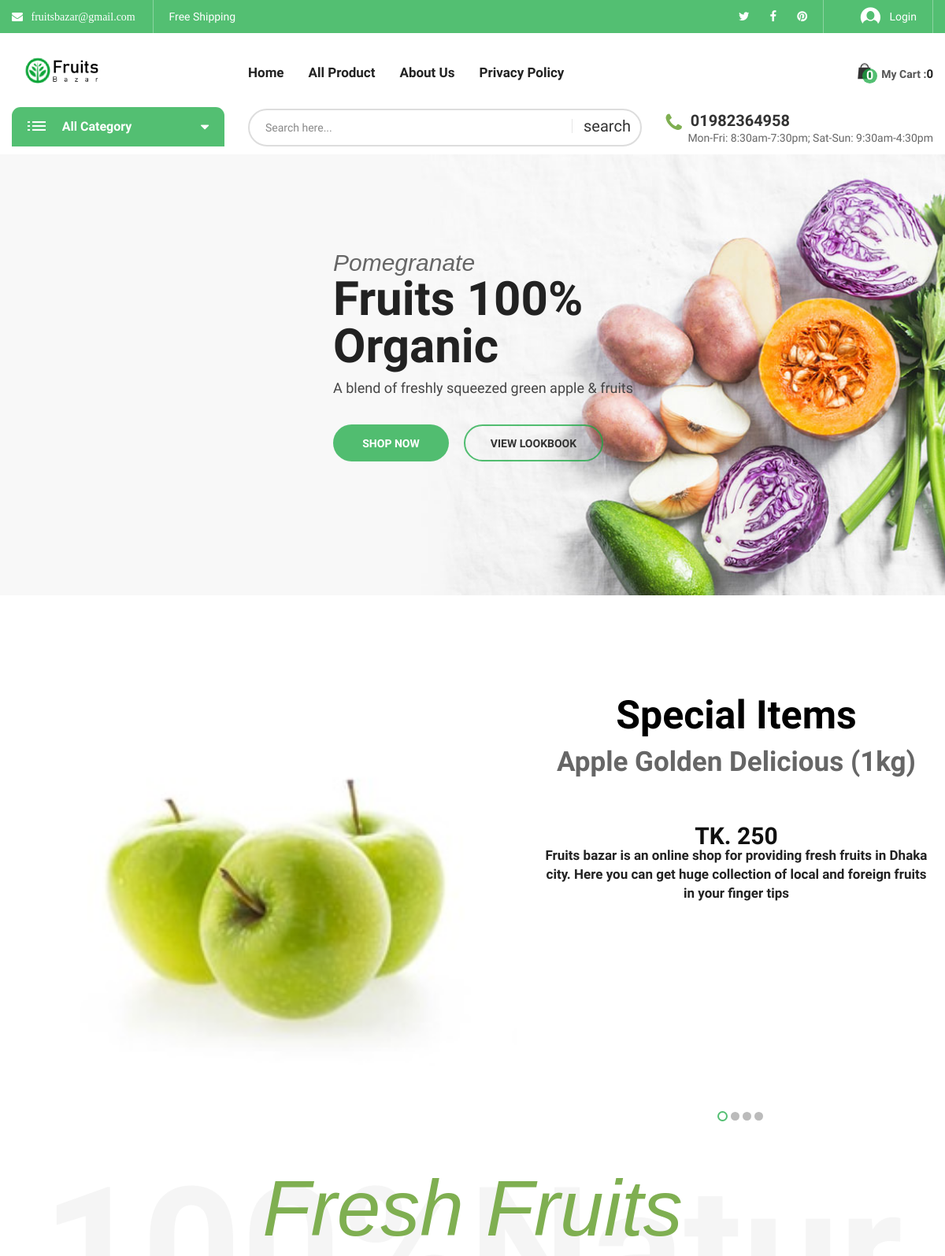
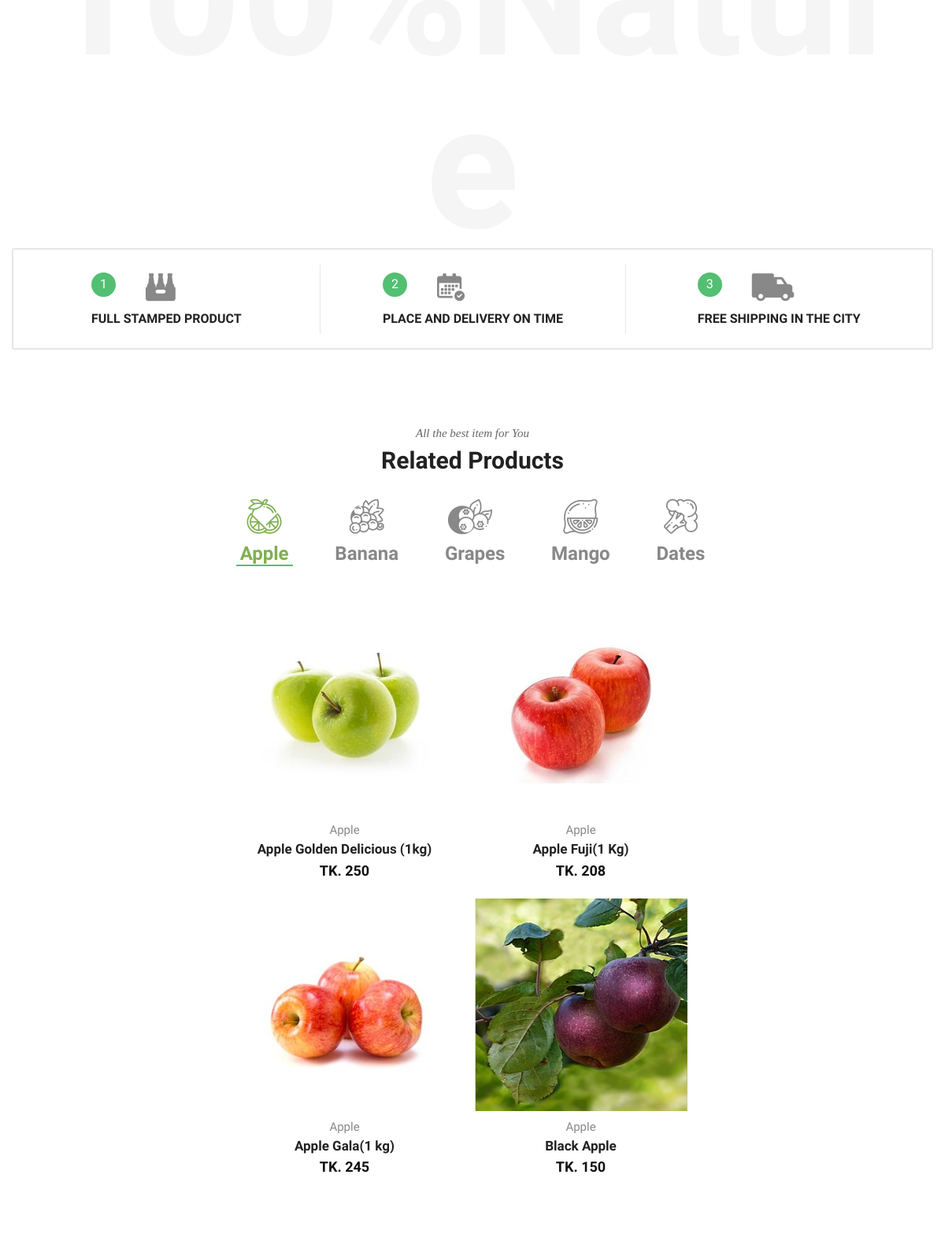
The page / (upper part) on the database its author committed (2 pictures, top to bottom).
### tables this page shows
CREATE TABLE `header_info` (
  `id` int(10) NOT NULL,
  `email` varchar(30) NOT NULL,
  `tweeter` varchar(500) NOT NULL,
  `fb_link` varchar(500) NOT NULL,
  `pinterest` varchar(500) NOT NULL,
  `phone` varchar(20) NOT NULL
);

CREATE TABLE `add_logo` (
  `id` int(10) NOT NULL,
  `img` varchar(200) NOT NULL
);

CREATE TABLE `slider` (
  `slider_id` int(11) NOT NULL,
  `first_line` varchar(255) NOT NULL,
  `second_line` varchar(255) NOT NULL,
  `third_line` varchar(255) NOT NULL,
  `btn_left` varchar(25) NOT NULL,
  `btn_right` varchar(25) NOT NULL,
  `slider_img` varchar(255) NOT NULL
);

### admin/class/adminback.php (called while the page is built, shortened)
<?php
class  adminback
{
    private $connection;
    function __construct()
    {
        $dbhost = "localhost";
        $dbuser = "root";
        $dbpass = "";
        $dbname = "ecommerce";
        $this->connection = mysqli_connect($dbhost, $dbuser, $dbpass, $dbname);
    }
    function display_links()
    {
        $query = "SELECT * FROM header_info";
        if (mysqli_query($this->connection, $query)) {
            $ctg_info = mysqli_query($this->connection, $query);
            return $ctg_info;
        }
    }
    function display_logo()
    {
        $query = "SELECT * FROM add_logo";
        if (mysqli_query($this->connection, $query)) {
            $pdt_info = mysqli_query($this->connection, $query);
            return $pdt_info;
        }
    }
    function SlideShow(){
        $query = "SELECT * FROM `slider`";
        if(mysqli_query($this->connection, $query)){
            $row = mysqli_query($this->connection, $query);
            return $row;
        }
    }
}

### includes/vertical_menu.php (the view, shortened to what this page needs)
<div class="vertical-menu vertical-category-block">
    <div class="block-title">
        <span class="menu-icon">
            <span class="line-1"></span>
            <span class="line-2"></span>
            <span class="line-3"></span>
        </span>
        <span class="menu-title">All Category</span>
        <span class="angle" data-tgleclass="fa fa-caret-down"><i class="fa fa-caret-up" aria-hidden="true"></i></span>
    </div>
</div>

### includes/header_top.php (shortened to what this page needs)
<?php
$obj= new adminback();
    $links = $obj->display_links();
?>
<div class="header-top bg-main hidden-xs">
            <div class="container">
                <div class="top-bar left">
                    <ul class="horizontal-menu">
                        <?php
                        while( $link = mysqli_fetch_assoc($links)){?>
                        <li>
                            <a class="fa fa-envelope" href="" > &nbsp;
                           <?php  echo $link['email'];  ?>
                          </a></li>
                        <li><a href="#">Free Shipping</a></li>
                    </ul>
                </div>
                <div class="top-bar right">
                    <ul class="social-list">
                        <li><a href="#<?php  echo $link['tweeter'];  ?>"><i class="fa fa-twitter" aria-hidden="true"></i></a></li>
                        <li><a href="#<?php  echo $link['fb_link'];  ?>"><i class="fa fa-facebook" aria-hidden="true"></i></a></li>
                        <li><a href="#<?php  echo $link['pinterest'];  ?>"><i class="fa fa-pinterest" aria-hidden="true"></i></a></li>
                               <?php } ?>
                    </ul>
                    <ul class="horizontal-menu">
                        <li><a href="user_login.php" class="login-link"><i class="biolife-icon icon-login"></i>
                        <?php
                        if(isset($_SESSION['username'])){
                            echo $_SESSION['username'];
                        }else{
                            echo "Login";
                        }
                        ?>
                        </a></li>
                    </ul>
                </div>
            </div>
        </div>

### includes/header_middle.php (shortened to what this page needs)
<?php
    $obj=new adminback();
   $logo_info = $obj->display_logo();
?>
<div class="header-middle biolife-sticky-object ">
    <div class="container">
        <div class="row">
            <div class="col-lg-3 col-md-2 col-md-6 col-xs-6">
                <a href="index.php" class="biolife-logo">
    <?php while($logo = mysqli_fetch_assoc( $logo_info)) {
        ?>
                    <img src="admin/uploads/<?php echo $logo['img']; ?>" alt="biolife logo" width="135" height="36">
                </a>
            <?php } ?>
            </div>
            <div class="col-lg-6 col-md-7 hidden-sm hidden-xs">
                <div class="primary-menu">
                    <ul class="menu biolife-menu clone-main-menu clone-primary-menu" id="primary-menu" data-menuname="main menu">
                        <li class="menu-item"><a href="index.php">Home</a></li>
                        <li class="menu-item"><a href="all_product.php">All Product</a></li>
                        <li class="menu-item"><a href="#">About Us</a></li>
                        <li class="menu-item"><a href="#">Privacy Policy </a></li>
                    </ul>
                </div>
            </div>
            <div class="col-lg-3 col-md-3 col-md-6 col-xs-6">
                <div class="biolife-cart-info">
                    <div class="minicart-block">
                        <div class="minicart-contain">
                            <a href="javascript:void(0)" class="link-to">
                                <span class="icon-qty-combine">
                                    <i class="icon-cart-mini biolife-icon"></i>
                                    <span class="qty">
                                        <?php
                                        if (isset($_SESSION['cart'])) {
                                            echo $_SESSION['cart_pdt_number'];
                                        } else {
                                            echo "0";
                                        }
                                        ?>
                                    </span>
                                </span>
                                <span class="title">My Cart :</span>
                                <span class="sub-total">
                                    <?php
                                    if (isset($_SESSION['cart'])) {
                                        echo $_SESSION['subtotal'];
                                    } else {
                                        echo "0";
                                    }
                                    ?></span>
                            </a>
                        </div>
                    </div>
                </div>
            </div>
        </div>
    </div>
</div>

### includes/header_bottom.php
<?php
$obj = new adminback();
$links = $obj->display_links();
$link = mysqli_fetch_assoc($links);
?>
<div class="header-bottom hidden-sm hidden-xs">
    <div class="container">
        <div class="row">
            <div class="col-lg-3 col-md-4">
                <?php
                include_once("vertical_menu.php")
                ?>
            </div>
            <div class="col-lg-9 col-md-8 padding-top-2px">
                <?php
                include_once("search_bar.php")
                ?>
                <div class="live-info">
                    <p class="telephone"><i class="fa fa-phone" aria-hidden="true"></i><b class="phone-number"> <?php echo $link['phone'] ?> </b></p>
                    <p class="working-time">Mon-Fri: 8:30am-7:30pm; Sat-Sun: 9:30am-4:30pm</p>
                </div>
            </div>
        </div>
    </div>
</div>

### includes/slider_main.php (shortened to what this page needs)
<div class="main-slide block-slider nav-change">
                <ul class="biolife-carousel" data-slick='{"arrows": true, "dots": false, "slidesMargin": 0, "slidesToShow": 1, "infinite": false, "speed": 800}' >
                <?php
                    $obj = new adminback();
                   $rows =  $obj->SlideShow();
                   while ($row = mysqli_fetch_assoc($rows)){
                ?>
                <li>
                        <div class="slide-contain slider-opt03__layout02 slide_animation type_02">
                            <div class="media background-geen-01" style="background-image: url('admin/uploads/<?php echo $row["slider_img"]?>');"></div>
                            <div class="text-content">
                                <i class="first-line"><?php echo $row['first_line']; ?></i>
                                <h3 class="second-line"> <?php echo $row['second_line']; ?> </h3>
                                <p class="third-line"><?php echo $row['third_line']; ?></p>
                                <p class="buttons">
                                    <a href="./all_product.php" class="btn btn-bold"><?php echo $row['btn_left']; ?></a>
                                    <a href="#" class="btn btn-thin"><?php echo $row['btn_right']; ?></a>
                                </p>
                            </div>
                        </div>
                    </li>
                    <?php
                         }
                    ?>
                </ul>
            </div>

### rows shown on the page
header_info: email "fruitsbazar@gmail.com", phone "01982364958"
add_logo: img (picture)
slider: slider_img (picture), first_line "Pomegranate", second_line "Fruits 100% Organic", third_line "A blend of freshly squeezed green apple & fruits", btn_left "SHOP NOW", btn_right "VIEW LOOKBOOK"

### other values the page prints
$pdt_data['pdt_name'] "Apple Golden Delicious (1kg)"
$pdt_data['pdt_price'] "250"
$pdt_data['pdt_des'] "Fruits bazar is an online shop for providing fresh fruits in Dhaka city. Here you can get huge collection of local and foreign fruits in your finger tips"
$array_collum['0'] "Apple"
$array_collum['1'] "Banana"
$array_collum['2'] "Grapes"
$array_collum['3'] "Mango"
$array_collum['4'] "Dates"
$eight_pdt_ctg_one['ctg_name'] "Apple"
$eight_pdt_ctg_one['pdt_name'] "Apple Golden Delicious (1kg)"
$eight_pdt_ctg_one['pdt_price'] "250"
$eight_pdt_ctg_one['pdt_name'] "Apple Gala(1 kg)"
$eight_pdt_ctg_one['pdt_price'] "245"
$eight_pdt_ctg_one['pdt_name'] "Apple Fuji(1 Kg)"
$eight_pdt_ctg_one['pdt_price'] "208"
